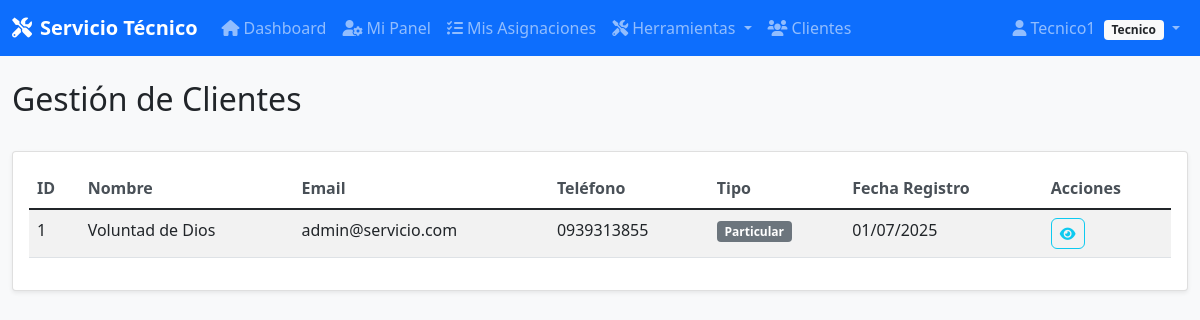
Screenshot of /clientes/ (signed in) with the database file from the repository.
### app/models/models.py (models this page shows, shortened)
class Usuario(UserMixin, db.Model):
    __tablename__ = 'usuarios'
    id = db.Column(db.Integer, primary_key=True)
    nombre = db.Column(db.String(100), nullable=False)
    email = db.Column(db.String(120), unique=True, nullable=False, index=True)
    password_hash = db.Column(db.String(255), nullable=False)
    telefono = db.Column(db.String(20))
    rol = db.Column(db.String(20), nullable=False, default='administrador')  # Solo admin o tecnico
    fecha_creacion = db.Column(db.DateTime, default=datetime.utcnow)
    def is_admin(self):
        return self.rol == 'administrador'
    def is_tecnico(self):
        return self.rol == 'tecnico'

class Cliente(db.Model):
    __tablename__ = 'clientes'
    id = db.Column(db.Integer, primary_key=True)
    nombre = db.Column(db.String(100), nullable=False)
    email = db.Column(db.String(120))
    telefono = db.Column(db.String(20), nullable=False)
    direccion = db.Column(db.Text)
    tipo_cliente = db.Column(db.String(20), default='particular')
    fecha_registro = db.Column(db.DateTime, default=datetime.utcnow)
    activo = db.Column(db.Boolean, default=True)  # <-- Agrega esta línea
    solicitudes = db.relationship('Solicitud', backref='cliente', lazy=True)
    facturas = db.relationship('Factura', backref='cliente', lazy=True)

### app/controllers/clientes.py (the view)
@clientes_bp.route('/')
@login_required
def list():
    page = request.args.get('page', 1, type=int)
    clientes = Cliente.query.order_by(Cliente.fecha_registro.desc()).paginate(
        page=page, per_page=10, error_out=False)
    return render_template('clientes/list.html', clientes=clientes)

### app/templates/clientes/list.html (shortened to what this page needs)
{% extends "base.html" %}
{% block content %}
<div class="d-flex justify-content-between align-items-center mb-4">
    <h2>Gestión de Clientes</h2>
</div>
<div class="card">
    <div class="card-body">
        {% if clientes.items %}
        <div class="table-responsive">
            <table class="table table-striped">
                <thead>
                    <tr>
                        <th>ID</th>
                        <th>Nombre</th>
                        <th>Email</th>
                        <th>Teléfono</th>
                        <th>Tipo</th>
                        <th>Fecha Registro</th>
                        <th>Acciones</th>
                    </tr>
                </thead>
                <tbody>
                    {% for cliente in clientes.items %}
                    <tr>
                        <td>{{ cliente.id }}</td>
                        <td>{{ cliente.nombre }}</td>
                        <td>{{ cliente.email or '-' }}</td>
                        <td>{{ cliente.telefono }}</td>
                        <td>
                            <span class="badge bg-{{ 'primary' if cliente.tipo_cliente == 'empresa' else 'secondary' }}">
                                {{ cliente.tipo_cliente.title() }}
                            </span>
                        </td>
                        <td>{{ cliente.fecha_registro.strftime('%d/%m/%Y') }}</td>
                        <td>
                            <div class="btn-group" role="group">
                                <a href="{{ url_for('clientes.detail', id=cliente.id) }}"
                                   class="btn btn-sm btn-outline-info" title="Ver detalles">
                                    <i class="fas fa-eye"></i>
                                </a>
                            </div>
                        </td>
                    </tr>
                    {% endfor %}
                </tbody>
            </table>
        </div>
        {% else %}
        <div class="text-center py-5">
            <i class="fas fa-users fa-3x text-muted mb-3"></i>
            <h5 class="text-muted">No hay clientes registrados</h5>
        </div>
        {% endif %}
    </div>
</div>
{% endblock %}

### app/templates/base.html (shortened to what this page needs)
<!DOCTYPE html>
<html lang="es">
<head>
    <link href="https://cdn.jsdelivr.net/npm/bootstrap@5.1.3/dist/css/bootstrap.min.css" rel="stylesheet">
    <link href="https://cdnjs.cloudflare.com/ajax/libs/font-awesome/6.0.0/css/all.min.css" rel="stylesheet">
    <link href="{{ url_for('static', filename='css/style.css') }}" rel="stylesheet">
</head>
<body>
    {% if current_user.is_authenticated %}
    <nav class="navbar navbar-expand-lg navbar-dark bg-primary">
        <div class="container-fluid">
            <a class="navbar-brand" href="{{ url_for('main.index') }}">
                <i class="fas fa-tools me-2"></i>Servicio Técnico
            </a>
            <div class="collapse navbar-collapse" id="navbarNav">
                <ul class="navbar-nav me-auto">
                    <li class="nav-item">
                        <a class="nav-link" href="{{ url_for('main.index') }}">
                            <i class="fas fa-home me-1"></i>Dashboard
                        </a>
                    </li>
                    {% if current_user.is_admin() %}
                    <li class="nav-item dropdown">
                        <a class="nav-link dropdown-toggle" href="#" role="button" data-bs-toggle="dropdown">
                            <i class="fas fa-users me-1"></i>Gestión
                        </a>
                        <ul class="dropdown-menu">
                            <li><h6 class="dropdown-header">Clientes</h6></li>
                            <li><a class="dropdown-item" href="{{ url_for('clientes.list') }}">
                                <i class="fas fa-list me-2"></i>Ver Clientes
                            </a></li>
                            <li><a class="dropdown-item" href="{{ url_for('clientes.create') }}">
                                <i class="fas fa-plus me-2"></i>Nuevo Cliente
                            </a></li>
                            <li><hr class="dropdown-divider"></li>
                            <li><h6 class="dropdown-header">Servicios</h6></li>
                            <li><a class="dropdown-item" href="{{ url_for('servicios.list') }}">
                                <i class="fas fa-cogs me-2"></i>Ver Servicios
                            </a></li>
                            <li><a class="dropdown-item" href="{{ url_for('servicios.create') }}">
                                <i class="fas fa-plus me-2"></i>Nuevo Servicio
                            </a></li>
                        </ul>
                    </li>
                    <li class="nav-item dropdown">
                        <a class="nav-link dropdown-toggle" href="#" role="button" data-bs-toggle="dropdown">
                            <i class="fas fa-clipboard-list me-1"></i>Operaciones
                        </a>
                        <ul class="dropdown-menu">
                            <li><h6 class="dropdown-header">Solicitudes</h6></li>
                            <li><a class="dropdown-item" href="{{ url_for('solicitudes.list') }}">
                                <i class="fas fa-list me-2"></i>Ver Solicitudes
                            </a></li>
                            <li><a class="dropdown-item" href="{{ url_for('solicitudes.create') }}">
                                <i class="fas fa-plus me-2"></i>Nueva Solicitud
                            </a></li>
                            <li><hr class="dropdown-divider"></li>
                            <li><h6 class="dropdown-header">Asignaciones</h6></li>
                            <li><a class="dropdown-item" href="{{ url_for('asignaciones.list') }}">
                                <i class="fas fa-tasks me-2"></i>Ver Asignaciones
                            </a></li>
                            <li><a class="dropdown-item" href="{{ url_for('asignaciones.create') }}">
                                <i class="fas fa-plus me-2"></i>Nueva Asignación
                            </a></li>
                        </ul>
                    </li>
                    <li class="nav-item dropdown">
                        <a class="nav-link dropdown-toggle" href="#" role="button" data-bs-toggle="dropdown">
                            <i class="fas fa-boxes me-1"></i>Recursos
                        </a>
                        <ul class="dropdown-menu">
                            <li><h6 class="dropdown-header">Inventario</h6></li>
                            <li><a class="dropdown-item" href="{{ url_for('partes.list') }}">
                                <i class="fas fa-boxes me-2"></i>Ver Partes
                            </a></li>
                            <li><a class="dropdown-item" href="{{ url_for('partes.create') }}">
                                <i class="fas fa-plus me-2"></i>Nueva Parte
                            </a></li>
                            <li><hr class="dropdown-divider"></li>
                            <li><h6 class="dropdown-header">Facturación</h6></li>
                            <li><a class="dropdown-item" href="{{ url_for('facturas.list') }}">
                                <i class="fas fa-file-invoice me-2"></i>Ver Facturas
                            </a></li>
                            <li><a class="dropdown-item" href="{{ url_for('facturas.create') }}">
                                <i class="fas fa-plus me-2"></i>Nueva Factura
                            </a></li>
                        </ul>
                    </li>
                    <li class="nav-item dropdown">
                        <a class="nav-link dropdown-toggle" href="#" role="button" data-bs-toggle="dropdown">
                            <i class="fas fa-user-shield me-1"></i>Admin
                        </a>
                        <ul class="dropdown-menu">
                            <li><h6 class="dropdown-header">Personal</h6></li>
                            <li><a class="dropdown-item" href="{{ url_for('tecnicos.list') }}">
                                <i class="fas fa-user-cog me-2"></i>Técnicos
                            </a></li>
                            <li><hr class="dropdown-divider"></li>
                            <li><h6 class="dropdown-header">Reportes</h6></li>
                            <li><a class="dropdown-item" href="{{ url_for('reportes.list') }}">
                                <i class="fas fa-chart-bar me-2"></i>Ver Reportes
                            </a></li>
                        </ul>
                    </li>
                    {% elif current_user.is_tecnico() %}
                    <li class="nav-item">
                        <a class="nav-link" href="{{ url_for('tecnico.dashboard') }}">
                            <i class="fas fa-user-cog me-1"></i>Mi Panel
                        </a>
                    </li>
                    <li class="nav-item">
                        <a class="nav-link" href="{{ url_for('tecnico.mis_asignaciones') }}">
                            <i class="fas fa-tasks me-1"></i>Mis Asignaciones
                        </a>
                    </li>
                    <li class="nav-item dropdown">
                        <a class="nav-link dropdown-toggle" href="#" role="button" data-bs-toggle="dropdown">
                            <i class="fas fa-tools me-1"></i>Herramientas
                        </a>
                    </li>
                    <li class="nav-item">
                        <a class="nav-link" href="{{ url_for('clientes.list') }}">
                            <i class="fas fa-users me-1"></i>Clientes
                        </a>
                    </li>
                    {% endif %}
                </ul>
                <ul class="navbar-nav">
                    <li class="nav-item dropdown">
                        <a class="nav-link dropdown-toggle" href="#" role="button" data-bs-toggle="dropdown">
                            <i class="fas fa-user me-1"></i>{{ current_user.nombre }}
                            <span class="badge bg-light text-dark ms-1">{{ current_user.rol.title() }}</span>
                        </a>
                    </li>
                </ul>
            </div>
        </div>
    </nav>
    {% endif %}
    <main class="container-fluid mt-4">
        {% block content %}{% endblock %}
    </main>
</body>
</html>
</body>
</html>

### app/static/css/style.css (style rules this page uses)
body { background-color: #f8f9fa; font-family: "Segoe UI", Tahoma, Geneva, Verdana, sans-serif; }
.navbar-brand { font-weight: bold; }
.card { box-shadow: 0 0.125rem 0.25rem rgba(0, 0, 0, 0.075); border: 1px solid rgba(0, 0, 0, 0.125); }
.btn { border-radius: 0.375rem; }
.table { background-color: white; }
.table th { border-top: none; font-weight: 600; color: #495057; }
.badge { font-size: 0.75em; }
.card, .btn, .form-control { transition: all 0.2s ease-in-out; }

### rows the page displays
Usuario: nombre "Tecnico1", rol "Tecnico"
Cliente: id "1", nombre "Voluntad de Dios", email "admin@servicio.com", telefono "0939313855", tipo_cliente "Particular", fecha_registro "01/07/2025"
